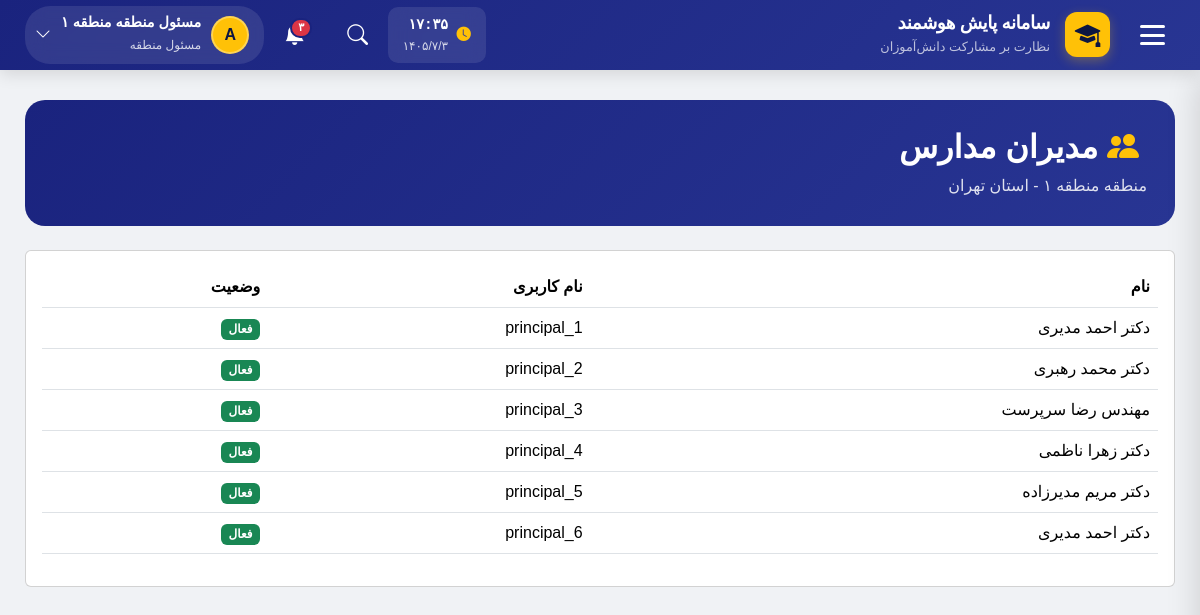
The app's page /district/school-admins/ (signed in) with its own data.
### accounts/models.py (models this page shows, shortened)
class User(AbstractUser):
    ROLE_CHOICES = (
        ('student', 'دانش آموز'),
        ('teacher', 'معلم'),
        ('assistant', 'معاون'),
        ('principal', 'مدیر مدرسه'),
        ('district_admin', 'مسئول منطقه'),
        ('county_admin', 'مسئول شهرستان'),
        ('province_admin', 'مسئول استان'),
        ('country_admin', 'مسئول کشور'),
    )
    role = models.CharField(max_length=20, choices=ROLE_CHOICES, default='student')
    national_id = models.CharField(
        max_length=10, unique=True, null=True, blank=True,
        verbose_name="کد ملی"
    )
    province = models.ForeignKey(
        'national.Province',
        on_delete=models.SET_NULL,
        null=True, blank=True,
        related_name='admin_users',
        verbose_name="استان اختصاصی (برای مسئول استانی)"
    )
    district = models.ForeignKey(
        'national.District',
        on_delete=models.SET_NULL,
        null=True, blank=True,
        related_name='admin_users',
        verbose_name="منطقه اختصاصی (برای مسئول منطقه)"
    )
    class Meta:
        verbose_name = "کاربر"
        verbose_name_plural = "کاربران"

### national/models.py (models this page shows, shortened)
class Province(models.Model):
    name = models.CharField(max_length=100, unique=True, verbose_name="نام استان")
    code = models.CharField(max_length=10, unique=True, blank=True, verbose_name="کد استان")
    is_active = models.BooleanField(default=True, verbose_name="فعال")
    created_at = models.DateTimeField(auto_now_add=True)
    class Meta:
        verbose_name = "استان"
        verbose_name_plural = "استان‌ها"
        ordering = ['name']

### district/views.py (the view)
# urls.py: path('school-admins/', views.school_admins, name='school_admins'),
@district_admin_required
def school_admins(request):
    scope, service = _build_context(request)
    from accounts.models import User
    admins = User.objects.filter(
        role='principal',
        managed_schools__district=scope.district,
    ).select_related().distinct()
    paginator = Paginator(admins, 20)
    page = request.GET.get('page')
    admins_page = paginator.get_page(page)
    DistrictAuditService.log(request, 'view_district_admins')
    context = {
        'title': 'مدیران مدارس',
        'district': scope.district,
        'province': scope.province,
        'admins': admins_page,
        'schools': scope.filter_schools().filter(is_active=True),
    }
    return render(request, 'district/school_admins.html', context)

### district/audit.py (called while the page is built)
    @staticmethod
    def log(request, action, scope_name='', details=None):
        try:
            from national.models import NationalAuditLog
            NationalAuditLog.objects.create(
                user=request.user,
                action=action,
                scope='district',
                scope_id=request.user.district.id,
                scope_name=scope_name or request.user.district.name,
                details=details or {},
                ip_address=DistrictAuditService._get_ip(request),
            )
        except Exception as e:
            logger.error('District audit log failed: %s', e)

    @staticmethod
    def _get_ip(request):
        xff = request.META.get('HTTP_X_FORWARDED_FOR')
        if xff:
            return xff.split(',')[0].strip()
        return request.META.get('REMOTE_ADDR')

### district/scope.py (called while the page is built)
    def filter_schools(self, qs=None):
        if qs is None:
            qs = School.objects.all()
        return qs.filter(district=self.district)

### district/views.py (called while the page is built)
def _build_context(request):
    try:
        scope = DistrictScope(request.user)
    except ScopeViolationError as e:
        raise Http404(str(e))
    service = DistrictAnalyticsService(scope)
    return scope, service

### district/templates/district/school_admins.html (shortened to what this page needs)
{% extends 'base.html' %}
{% block content %}
<div style="background:linear-gradient(135deg,#1a237e,#283593);color:#fff;
    border-radius:20px;padding:28px;margin-bottom:24px;">
    <h2 style="margin:0;font-weight:900;">
        <i class="bi bi-people-fill me-2" style="color:#ffc107;"></i> مدیران مدارس
    </h2>
    <p style="margin:8px 0 0;opacity:.85;">منطقه {{ district.name }} - استان {{ province.name }}</p>
</div>
<div class="card">
    <div class="card-body">
        {% if admins %}
        <div class="table-responsive">
            <table class="table table-hover">
                <thead><tr>
                    <th>نام</th><th>نام کاربری</th><th>وضعیت</th>
                </tr></thead>
                <tbody>
                    {% for admin in admins %}
                    <tr>
                        <td>{{ admin.get_full_name|default:admin.username }}</td>
                        <td>{{ admin.username }}</td>
                        <td>
                            {% if admin.is_active %}
                            <span class="badge bg-success">فعال</span>
                            {% else %}
                            <span class="badge bg-danger">غیرفعال</span>
                            {% endif %}
                        </td>
                    </tr>
                    {% endfor %}
                </tbody>
            </table>
        </div>
        {% else %}
        <div class="text-center text-muted py-5">
            <i class="bi bi-people" style="font-size:3rem;opacity:.4;"></i>
            <p class="mt-3">مدیر مدرسه‌ای ثبت نشده است.</p>
        </div>
        {% endif %}
    </div>
</div>
{% endblock %}

### templates/base.html (shortened to what this page needs)
{% load django_bootstrap5 %}
<!DOCTYPE html>
<html lang="fa" dir="rtl">
<head>
    {% bootstrap_css %}
    <link rel="stylesheet" href="https://cdn.jsdelivr.net/npm/bootstrap-icons@1.11.1/font/bootstrap-icons.css">
    <link href="https://cdn.jsdelivr.net/gh/rastikerdar/vazirmatn@v33.003/Vazirmatn-font-face.css" rel="stylesheet" />
</head>
<body>
    <header class="main-header">
        <button class="hamburger-btn" id="menuToggle" title="منوی اصلی">
            <div class="hamburger-icon">
                <span></span>
                <span></span>
                <span></span>
            </div>
        </button>
        <a href="{% url 'dashboard:home' %}" class="header-brand">
            <div class="brand-icon">
                <i class="bi bi-mortarboard-fill"></i>
            </div>
            <div class="brand-text">
                <h5>سامانه پایش هوشمند</h5>
                <small>نظارت بر مشارکت دانش‌آموزان</small>
            </div>
        </a>
        <div class="header-actions">
            <div class="header-clock" id="headerClock">
                <i class="bi bi-clock-fill"></i>
                <div>
                    <div class="clock-time">--:--</div>
                    <div class="clock-date">--/--/--</div>
                </div>
            </div>
            <div class="header-search">
                <button class="search-toggle" id="searchToggle">
                    <i class="bi bi-search"></i>
                </button>
            </div>
            <div style="position: relative;">
                <button class="header-action-btn" id="notificationToggle">
                    <span class="badge-notification">۳</span>
                </button>
            </div>
            <div class="user-dropdown">
                <button class="user-menu-btn" id="userMenuToggle">
                    <div class="user-avatar">
                        {{ user.username|first|upper }}
                    </div>
                    <div class="user-info">
                        <span class="name">{{ user.get_full_name|default:user.username }}</span>
                        <span class="role">{{ user.get_role_display }}</span>
                    </div>
                    <i class="bi bi-chevron-down"></i>
                </button>
            </div>
        </div>
    </header>
    <main class="main-content">
        {% block content %}
        {% endblock %}
    </main>
</body>
</html>

### records on screen
User: username|first "A", get_full_name "مسئول منطقه منطقه ۱", role "مسئول منطقه"
Province: name "تهران"
User: get_full_name "دکتر احمد مدیری", username "principal_1", is_active "فعال"
User: get_full_name "دکتر محمد رهبری", username "principal_2", is_active "فعال"
User: get_full_name "مهندس رضا سرپرست", username "principal_3", is_active "فعال"
User: get_full_name "دکتر زهرا ناظمی", username "principal_4", is_active "فعال"
User: get_full_name "دکتر مریم مدیرزاده", username "principal_5", is_active "فعال"
User: get_full_name "دکتر احمد مدیری", username "principal_6", is_active "فعال"
